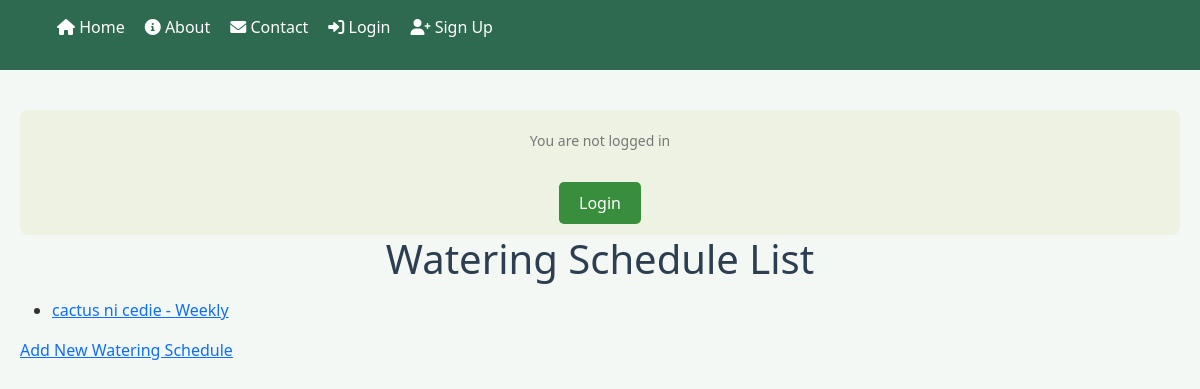
/watering-schedules/, run on an earlier commit of the app's database.
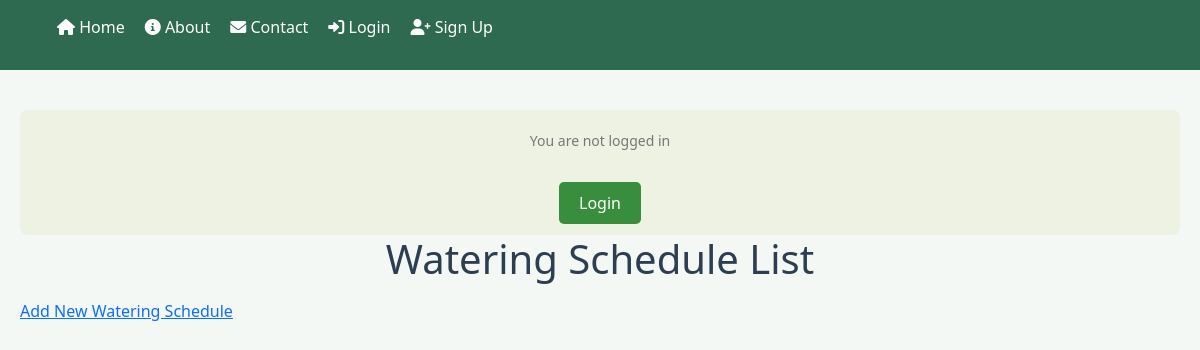
And on a later commit of the database.
### app/models.py (models this page shows, shortened)
class WateringSchedule(models.Model):
    plant = models.ForeignKey(Plant, on_delete=models.CASCADE)
    water_frequency = models.CharField(
        max_length=50,
        choices=[('Daily', 'Daily'), ('Weekly', 'Weekly'), ('Bi-weekly', 'Bi-weekly')],
        default='Weekly'
    )
    last_watered = models.DateField(blank=True, null=True)
    next_watering = models.DateField(blank=True, null=True)

class Plant(models.Model):
    name = models.CharField(max_length=100)
    type = models.CharField(max_length=100)
    care_instructions = models.TextField(blank=True, null=True)
    user = models.ForeignKey(settings.AUTH_USER_MODEL, on_delete=models.CASCADE)
    image = models.ImageField(upload_to='plant_images/', blank=True, null=True)

### app/views.py (the view)
# urls.py: path('watering-schedules/', WateringScheduleListView.as_view(), name='watering_schedule_list'),
class WateringScheduleListView(ListView):
    model = WateringSchedule
    template_name = 'schedule/watering_schedule_list.html'
    context_object_name = 'schedules'

### app/templates/schedule/watering_schedule_list.html
{% extends 'app/base.html' %}
{% block content %}
    <h1>Watering Schedule List</h1>
    <ul>
        {% for schedule in schedules %}
            <li><a href="{% url 'watering_schedule_detail' schedule.pk %}">{{ schedule.plant.name }} - {{ schedule.water_frequency }}</a></li>
        {% endfor %}
    </ul>
    <a href="{% url 'watering_schedule_create' %}">Add New Watering Schedule</a>
{% endblock content %}

### app/templates/app/base.html (shortened to what this page needs)
<!DOCTYPE html>
{% load static %}
<html lang="en">
<head>
    <link href="https://cdn.jsdelivr.net/npm/bootstrap@5.3.0/dist/css/bootstrap.min.css" rel="stylesheet">
    <link rel="stylesheet" href="https://cdnjs.cloudflare.com/ajax/libs/font-awesome/6.0.0-beta3/css/all.min.css">
    <link rel="stylesheet" href="{% static 'css/base.css' %}">
</head>
<body>
    {% include 'app/navbar.html' %}
    <div class="dashboard-container">
        {% if user.is_authenticated %}
        {% else %}
        <div class="home-login">
            <p class="not-logged-in">You are not logged in</p><br>
            <a href="{% url 'login' %}" class="btn-submit">Login</a>
        </div>
        {% endif %}
        {% block content %}
        {% endblock content %}
    </div>
</body>
</html>

### app/templates/app/navbar.html (shortened to what this page needs)
<header class="navbar">
    <ul>
        <li><a href="{% url 'home' %}"><i class="fas fa-home"></i> Home</a></li>
        <li><a href="{% url 'about' %}"><i class="fas fa-info-circle"></i> About</a></li>
        <li><a href="{% url 'contact' %}"><i class="fas fa-envelope"></i> Contact</a></li>
        <li class="user-menu">
            {% if user.is_authenticated %}
                <a href="#"><i class="fas fa-user"></i> {{ user.username }}</a>
                <ul class="dropdown">
                    <li>
                        <form method="post" action="{% url 'logout' %}">
                            {% csrf_token %}
                            <button type="submit" class="dropdown-item">Log out</button>
                        </form>
                    </li>
                </ul>
            {% else %}
                <li><a href="{% url 'login' %}"><i class="fas fa-sign-in-alt"></i> Login</a></li>
                <li><a href="{% url 'signup' %}"><i class="fas fa-user-plus"></i> Sign Up</a></li>
            {% endif %}
        </li>
    </ul>
</header>

### static/css/base.css (style rules this page uses)
*, *::before, *::after { box-sizing: border-box; margin: 0; padding: 0; }
body, html { height: 100%; font-family: 'Segoe UI', Tahoma, Geneva, Verdana, sans-serif; }
body { background-color: #f4f8f4; color: #333; }
.navbar { background-color: #2d6a4f; padding: 15px; font-size: 16px; color: white; }
.navbar ul { list-style: none; display: flex; justify-content: space-around; align-items: center; }
.navbar ul li a { text-decoration: none; color: white; padding: 10px; transition: background-color 0.3s ease; }
.dashboard-container { padding: 20px; }
.home-login { background-color: #edf2e3; padding: 20px; text-align: center; border-radius: 8px; margin-top: 20px; }
.home-login .btn-submit { background-color: #388e3c; color: white; padding: 10px 20px; text-decoration: none; border-radius: 5px; transition: background-color 0.3s ease; }
.home-login .not-logged-in { font-size: 14px; color: #777; }
.btn-submit { background-color: #388e3c; color: white; padding: 12px 20px; border: none; border-radius: 5px; cursor: pointer; font-size: 16px; transition: background-color 0.3s ease; }
h1, h2 { text-align: center; color: #2c3e50; margin-bottom: 15px; }
p { font-size: 16px; color: #555; line-height: 1.5; }

What changed in the data, as far as the page shows it:
removed WateringSchedule: plant.name "cactus ni cedie", water_frequency "Weekly"
